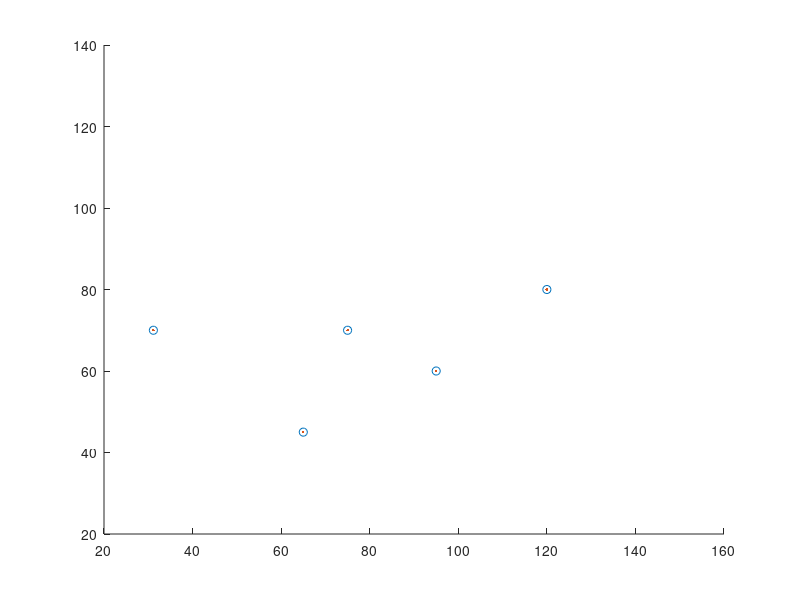

Reproduce this figure in MATLAB.
% For non self intersecting polygons
clear all; close all; clc;

% polySize = [5 6]';
% nodes = [40 30; 70 50; 80 100; 40 130; 20 120;
%          110 30; 140 50; 150 100; 110 130; 90 120; 75 60];

polySize = [7 6]';
nodes = [40 30; 80 40; 70 70; 80 90; 80 100; 40 130; 20 120;
         110 30; 140 50; 150 100; 110 130; 90 120; 75 60];
edges = [];
offset = 0;
for i = 1:size(polySize,1)
    edges_temp = offset+[(1:(polySize(i,1)-1))' (2:polySize(i,1))'; polySize(i,1) 1];
    edges = [edges; edges_temp];
    offset = sum(polySize(1:i,1));
end

polyEdges = cell(size(polySize,1),1);
ctr = 0;
for i = 1:size(polySize,1)
%     polyEdges{i,1} = [ctr+(1:polySize(i)); ctr+(1:polySize(i))];
    polyEdges{i,1} = ctr+(1:polySize(i));
    ctr = sum(polySize(1:i));
end

x = [31.15, 70;
     65, 45;
     120, 80;
     95.01, 60;
     75, 70];
s = 100;
edgeClass = zeros(size(x,1),size(edges,1));
edgeCon = zeros(size(x,1),size(edges,1));
path = zeros(size(x,1),size(polySize,1));
path2 = zeros(size(x,1),size(polySize,1));

for i = 1:size(edges,1)
    x1 = x(:,1)-nodes(edges(i,1),1);
    y1 = x(:,2)-nodes(edges(i,1),2);
    x2 = nodes(edges(i,2),1)-nodes(edges(i,1),1);
    y2 = nodes(edges(i,2),2)-nodes(edges(i,1),2);
    edgeClass(:,i) = 1./(1+exp(s*(x1*y2-y1*x2)));
    edgeCon(:,i) = -(x1*y2-y1*x2);
end

edgeCon2 = -((repmat(x(:,1),1,size(edges,1))...
    -repmat(nodes(edges(:,1),1)',size(x(:,1),1),1)).*(repmat(nodes(edges(:,2),2)',size(x(:,1),1),1)...
    -repmat(nodes(edges(:,1),2)',size(x(:,1),1),1))...
    - (repmat(x(:,2),1,size(edges,1))...
    -repmat(nodes(edges(:,1),2)',size(x(:,2),1),1)).*(repmat(nodes(edges(:,2),1)',size(x(:,1),1),1)...
    -repmat(nodes(edges(:,1),1)',size(x(:,1),1),1)));

ctr = 0;
for i = 1:size(polySize,1)
    path(:,i) = sum(edgeClass(:,ctr+(1:polySize(i))),2);
    poly(:,i) = min(edgeCon(:,ctr+(1:polySize(i))),[],2);
    ctr = sum(polySize(1:i));
end

for i = 1:size(polySize,1)
    x1 = x(:,1)-nodes(edges(polyEdges{i,1},1),1)';
    y1 = x(:,2)-nodes(edges(polyEdges{i,1},1),2)';
    x2 = repmat(nodes(edges(polyEdges{i,1},2),1)'-nodes(edges(polyEdges{i,1},1),1)',size(x,1),1);
    y2 = repmat(nodes(edges(polyEdges{i,1},2),2)'-nodes(edges(polyEdges{i,1},1),2)',size(x,1),1);
%     edgeCon(:,i) = -(x1.*y2-y1.*x2);
    path2(:,i) = min(-(x1.*y2-y1.*x2),[],2);
end


tol = 1e-6;
for i = 1:size(x,1)
    if sum(path(i,:) < (polySize'-tol)) == size(polySize,1)
        disp('Out');
    else
        disp('In');
    end
end
disp(' ');

% path
% path2
% polySize'-tol

for i = 1:size(x,1)
    if poly(i,:) < 0
        disp('Out');
    else
        disp('In');
    end
end


figure;
hold on
scatter(x(:,1),x(:,2),'o');
scatter(x(:,1),x(:,2),'.');
patch('faces',edges(:,1:2),'vertices',nodes, ...
    'FaceColor','w', ...
    'edgecolor',[.1,.1,.1], ...
    'linewidth',1.5) ;